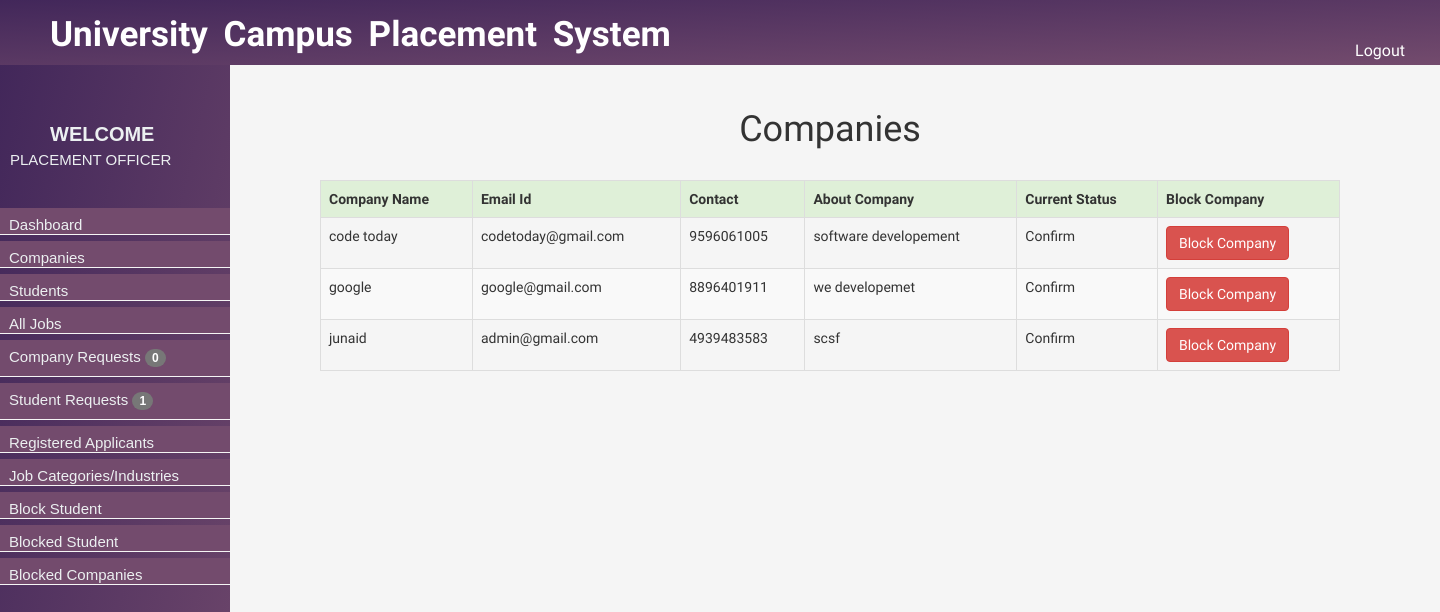
/admin/companies.php (signed in), run on an earlier commit of the app's database.
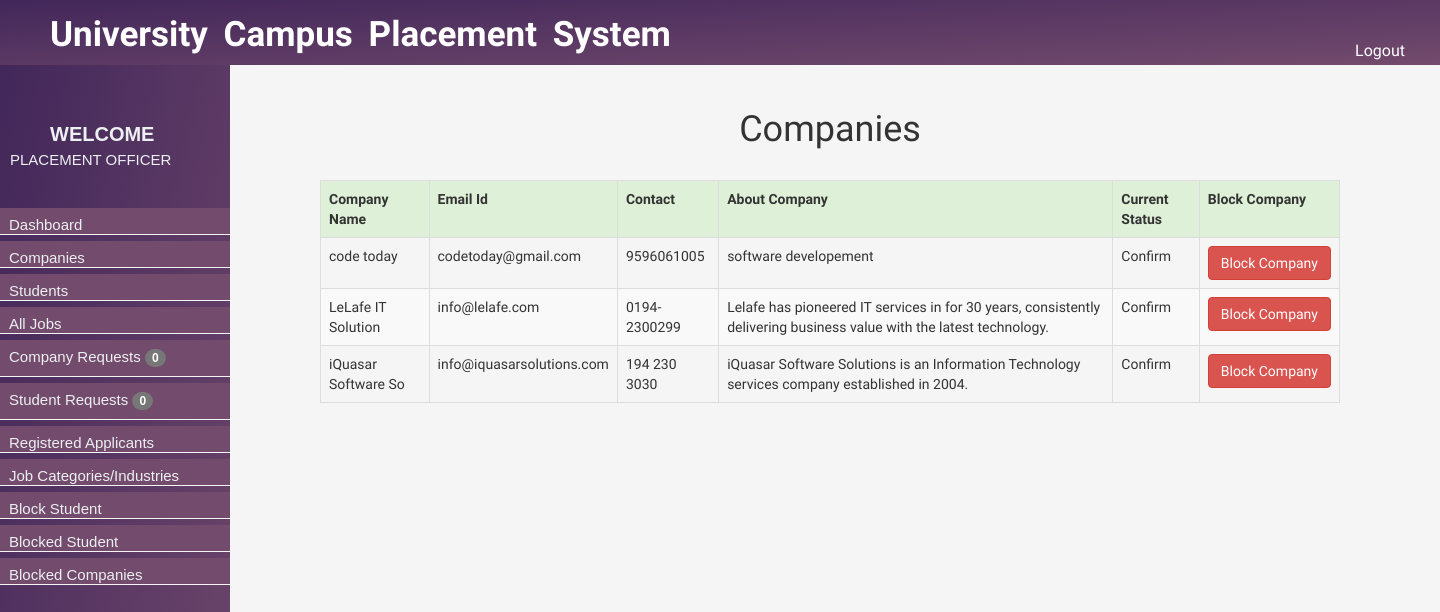
And on a later commit of the database.
### tables this page shows
CREATE TABLE `company_login` (
  `id` bigint(20) NOT NULL,
  `name` varchar(20) DEFAULT NULL,
  `email` varchar(30) DEFAULT NULL,
  `password` varchar(20) DEFAULT NULL,
  `phone` varchar(20) DEFAULT NULL,
  `about` varchar(3000) DEFAULT NULL,
  `status` varchar(20) DEFAULT 'Pending'
);

### admin/companies.php (the view, shortened to what this page needs)
<!DOCTYPE html>
<html>
<head>
</head>
<body>
	<?php
	  include 'menu.php';
	  include 'header.php';
	?>
	<div style="background-color: whitesmoke; width:1200px;height: 1000px;margin-left: 230px;">
    <div style=" padding:90px;">
      <h1 style="text-align: center;font-family: 'Lobster', cursive;color: #333">  Companies </h1><br/>
		<?php
            include('../db.php');
            $res=mysqli_query($con, "select * from company_login");
              if(mysqli_num_rows($res)>0)
              {
                  echo "<table class='table table-striped table-bordered'>";
                  echo "<tr class='success'>";
                  echo "<th>"."Company Name"."</th>";
                   echo "<th>"."Email Id"."</th>";
                  echo "<th>"." Contact"."</th>";
                  echo "<th>"." About Company"."</th>";
                    echo "<th>"." Current Status"."</th>";
                    echo "<th>"." Block Company"."</th>";
                   echo "</tr>";
              	 while($r=mysqli_fetch_assoc($res))
              	 {
                  echo "<tr>";
              	  echo "<td>". $r['name']."</td>";
              	 	echo "<td>".$r['email']."</td>";
                  echo "<td>".$r['phone']."</td>";
                  echo "<td>".$r['about']."</td>";
                  echo "<td>".$r['status']."</td>";
                  if($r['status']== 'Confirm')
                  {
                         echo "<td>". "<a class='btn btn-danger' href='block_cmp.php?id=".$r['id']."'> Block Company</a>"."</td>";
                  }
                  else
                  {
                         echo "<td>". "<a class='btn btn-info' href='unblock_cmp.php?id=".$r['id']."'>un-Block Company</a>"."</td>";
                  }
              	    echo "</tr>";
              	 }
                 echo "</table>";
              }
            ?>
       </div>
	</div>
</body>
</html>

### admin/menu.php (shortened to what this page needs)
<link rel="stylesheet" type="text/css" href="css/menu.css">
<div id="menu_bar" style="background-image: linear-gradient( to right bottom,  #42275a , #734b6d);"><br /><br />
  <span id="welcome">Welcome</span><br />
  <?php
  include('../db.php');
  $res7 = mysqli_query($con, "select * from company_login where status='Pending'");
  $cr = mysqli_num_rows($res7);
  $students = mysqli_query($con, "select * from users where status = 0 ");
  $stdNA = mysqli_num_rows($students);
  echo "<span id='span_user_name'>" . $_SESSION["admin_name"] . "</span>";
  ?><br /><br />
  <ul>
    <li> <a href="dashboard.php" class="links"> Dashboard </a> </li>
    <li> <a href="companies.php" class="links"> Companies </a> </li>
    <li> <a href="students.php" class="links"> Students </a> </li>
    <li> <a href="jobs.php" class="links"> All Jobs </a> </li>
    <li style="padding-bottom: 30px;"> <a href="company-request.php" class="links">
        Company Requests <span class="badge badge-light"> <?php echo $cr;  ?></span>
      </a>
    </li>
    <li style="padding-bottom: 30px;"> <a href="student-request.php" class="links">
        Student Requests <span class="badge badge-light"> <?php echo $stdNA;  ?></span>
      </a>
    </li>
    <li> <a href="applicants.php" class="links">Registered Applicants </a> </li>
    <li> <a href="job_category.php" class="links"> Job Categories/Industries </a> </li>
    <li> <a href="student-block.php" class="links">Block Student </a> </li>
    <li> <a href="blocked.php" class="links">Blocked Student </a> </li>
    <li> <a href="blocked_com.php" class="links">Blocked Companies </a> </li>
  </ul>
</div>

What changed in the data, as far as the page shows it:
removed company_login: name "google", email "google@gmail.com", phone "8896401911", about "we developemet", status "Confirm"
removed company_login: name "junaid", email "admin@gmail.com", phone "4939483583", about "scsf", status "Confirm"
added company_login: name "LeLafe IT Solution", email "info@lelafe.com", phone "0194-2300299", about "Lelafe has pioneered IT services in for 30 years, consistently delivering business value with the latest technology.", status "Confirm"
added company_login: name "iQuasar Software So", email "info@iquasarsolutions.com", phone "194 230 3030", about "iQuasar Software Solutions is an Information Technology services company established in 2004.", status "Confirm"
Also different on the page:
$stdNA: "1" → "0"
